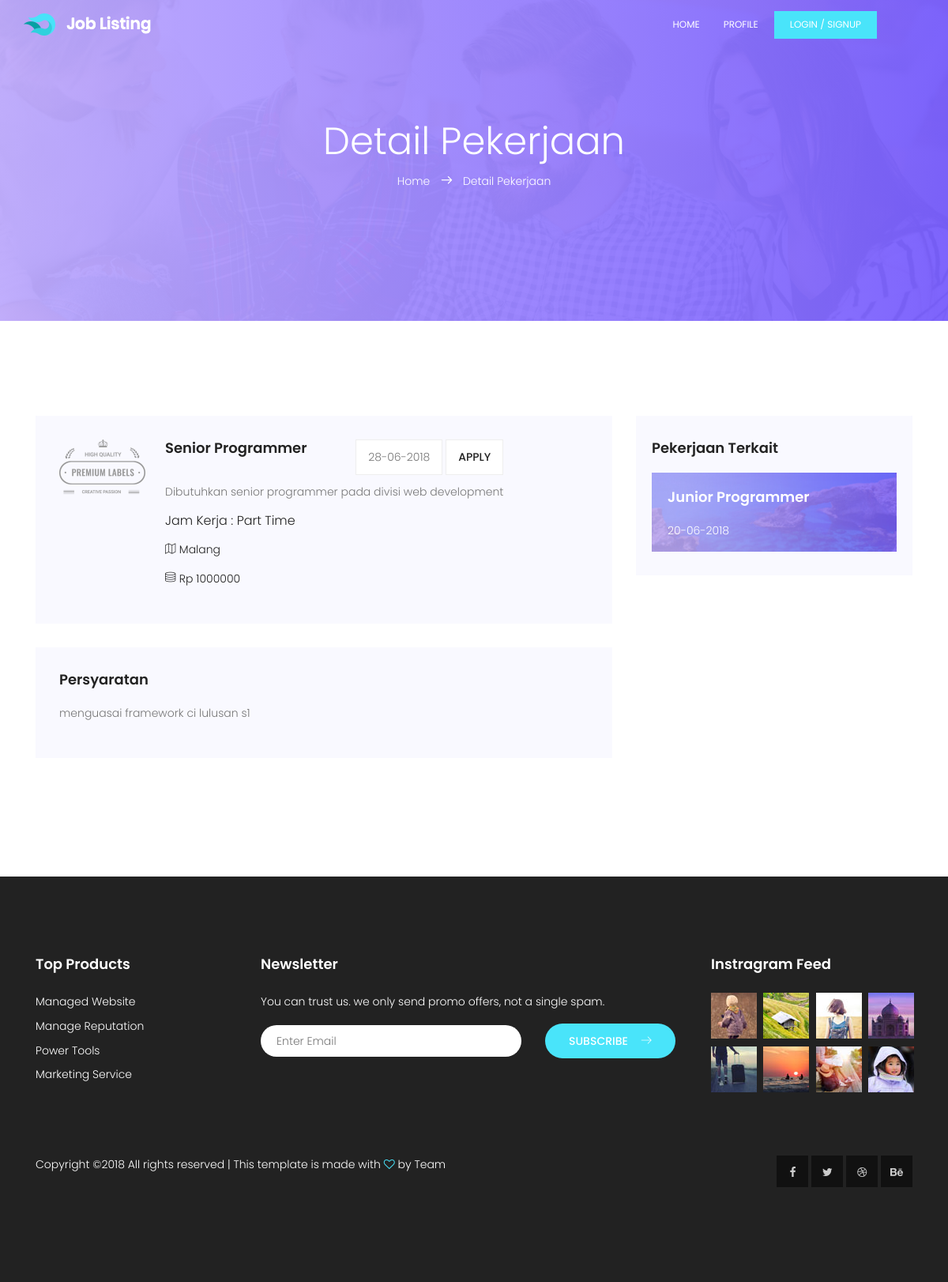
/index.php/home/single/2, run on the app's committed database.
### tables this page shows
CREATE TABLE `lowongan` (
  `idLowongan` int(11) NOT NULL,
  `lowongan` varchar(50) NOT NULL,
  `deskripsi` varchar(255) NOT NULL,
  `persyaratan` varchar(255) NOT NULL,
  `idPerusahaan` int(11) NOT NULL,
  `tglPost` date NOT NULL,
  `status` enum('buka','tutup') NOT NULL,
  `gaji` int(11) NOT NULL,
  `kota` varchar(25) NOT NULL,
  `jamKerja` enum('Full Time','Part Time','Magang') NOT NULL,
  `kuota` int(11) NOT NULL,
  `fkKategori` int(11) NOT NULL
);

### application/controllers/home.php (called while the page is built, shortened)
<?php
class Home extends CI_Controller {
	var $data;
	public function __construct()
	{
		$this->load->model('lowongan');
		$this->load->model('user');
	}
	public function single($id)
	{
		$data['userMasuk'] = $this->data;
		$data['lowongan'] = $this->lowongan->getLowongan($id);
		$data['lowonganTerkait'] = $this->lowongan->getLowongan('', $id, $data['lowongan'][0]->fkKategori);
		$this->load->view('home/single', $data);
	}
}

### index.php (called while the page is built, shortened)
<?php
require_once BASEPATH.'core/CodeIgniter.php';

### application/models/lowongan.php (called while the page is built, shortened)
<?php
class Lowongan extends CI_Model {
	public function getLowongan($get, $getkat = 0, $kategori = 0)
	{
		$this->db->join('perusahaan', 'lowongan.idPerusahaan = perusahaan.idPerusahaan', 'left');
		$this->db->where('status', 'buka');
		$this->db->where('kuota >', 0);
		if ($get > 0) {
			$this->db->where('idLowongan', $get);
		}
		if ($kategori > 0) {
			$this->db->where('idLowongan !=', $getkat);
			$this->db->where('fkKategori', $kategori);
		}
		$query = $this->db->get('lowongan');
		if ($get == 'num') {
			return $query->num_rows();
		} else {
			return $query->result();
		}
	}
}

### application/views/home/single.php (the view, shortened to what this page needs)
<!DOCTYPE html>
<html lang="id" class="no-js">
	<head>
		<?php include 'head.php'; ?>
	</head>
	<body>
		<?php include 'header.php'; ?>
		<section class="banner-area relative" id="home">
			<div class="overlay overlay-bg"></div>
			<div class="container">
				<div class="row d-flex align-items-center justify-content-center">
					<div class="about-content col-lg-12">
						<h1 class="text-white">
							Detail Pekerjaan
						</h1>
						<p class="text-white link-nav"><a href="<?= base_url('index.php/home') ?>">Home </a>  <span class="lnr lnr-arrow-right"></span>  <a href="<?= base_url('index.php/home/single/'.$this->uri->segment(3)) ?>"> Detail Pekerjaan</a></p>
					</div>
				</div>
			</div>
		</section>
		<section class="post-area section-gap">
			<div class="container">
				<div class="row justify-content-center d-flex">
					<div class="col-lg-8 post-list">
						<div class="single-post d-flex flex-row">
							<div class="thumb">
								<img src="<?= base_url('assets/home/img/post.png') ?>">
							</div>
							<div class="details">
								<div class="title d-flex flex-row justify-content-between">
									<div class="titles">
										<h4><?= $lowongan[0]->lowongan ?></h4>
										<br>
									</div>
									<ul class="btns">
										<li><?= date('d-m-Y', strtotime($lowongan[0]->tglPost)) ?></li>
										<li><a href="<?= base_url('') ?>">Apply</a></li>
									</ul>
								</div>
								<p>
									<?= $lowongan[0]->deskripsi ?>
								</p>
								<h5>Jam Kerja : <?= $lowongan[0]->jamKerja ?></h5>
								<p class="address">
									<span class="lnr lnr-map"></span> <?= $lowongan[0]->kota ?>
								</p>
								<p class="address">
									<span class="lnr lnr-database"></span> Rp <?= $lowongan[0]->gaji ?>
								</p>
							</div>
						</div>
						<div class="single-post job-details">
							<h4 class="single-title">Persyaratan</h4>
							<p>
								<?= $lowongan[0]->persyaratan ?>
							</p>
						</div>
					</div>
					<div class="col-lg-4 sidebar">
						<div class="single-slidebar">
							<h4>Pekerjaan Terkait</h4>
							<?php foreach ($lowonganTerkait as $value): ?>
								<div class="blog-list">
									<div class="single-blog " style="background:#000 url(<?= base_url('assets/home/') ?>img/blog1.jpg);">
										<a href="<?= base_url('index.php/home/single/'.$value->idLowongan) ?>"><h4><?= $value->lowongan ?></h4></a>
										<div class="meta justify-content-between d-flex">
											<p>
												<?= date('d-m-Y', strtotime($value->tglPost)) ?>
											</p>
										</div>
									</div>
								</div>
							<?php endforeach ?>
						</div>
					</div>
				</div>
			</div>
		</section>
		<?php include 'foot.php'; ?>
	</body>
</html>

### assets/home/css/main.css (style rules this page uses)
body { color: #777777; font-family: "Poppins", sans-serif; font-size: 14px; font-weight: 300; line-height: 1.625em; position: relative; }
ol, ul { margin: 0; padding: 0; list-style: none; }
a { -webkit-transition: all 0.3s ease 0s; -moz-transition: all 0.3s ease 0s; -o-transition: all 0.3s ease 0s; transition: all 0.3s ease 0s; }
a, a:focus, a:hover { text-decoration: none; outline: 0; }
h1, h2, h3, h4, h5, h6 { font-family: "Poppins", sans-serif; color: #222222; line-height: 1.2em !important; margin-bottom: 0; margin-top: 0; font-weight: 600; }
h1, .h1 { font-size: 36px; }
h4, .h4 { font-size: 18px; }
h5, .h5 { font-size: 16px; }
.text-white { color: #fff; }
.relative { position: relative; }
.overlay { position: absolute; left: 0; right: 0; top: 0; bottom: 0; }
h1 { font-size: 36px; }
h4 { font-size: 18px; }
h5 { font-size: 16px; }
h1, h2, h3, h4, h5, h6 { line-height: 1.5em; }
.section-gap { padding: 120px 0; }
.p1-gradient-bg, .banner-area .overlay-bg, .sidebar .single-slidebar .cat-list li:hover, .callto-action-area, .single-price:hover .price-bottom, .single-service:hover, .submit-right, .submit-left, .contact-btns, .form-area .primary-btn { background-image: -moz-linear-gradient(0deg, #bfacff 0%, #795fff 100%); background-image: -webkit-linear-gradient(0deg, #bfacff 0%, #795fff 100%); background-image: -ms-linear-gradient(0deg, #bfacff 0%, #795fff 100%); }
.banner-area { background: url(../img/header-bg.jpg) center; background-size: cover; }
.banner-area .overlay-bg { opacity: .95; }
.post-list .single-post { padding: 30px; background-color: #f9f9ff; margin-bottom: 30px; }
.post-list .single-post h5 { color: #222; font-weight: 300; margin-bottom: 15px; }
.post-list .single-post .address { color: #222; margin-bottom: 15px; }
.post-list .single-post .btns li { display: inline-block; background-color: #fff; border: 1px solid #eee; padding: 10px 15px; -webkit-transition: all 0.3s ease 0s; -moz-transition: all 0.3s ease 0s; -o-transition: all 0.3s ease 0s; transition: all 0.3s ease 0s; }
.post-list .single-post .btns li i, .post-list .single-post .btns li a { text-transform: uppercase; font-weight: 500; color: #222; }
.sidebar .single-slidebar { background-color: #f9f9ff; padding: 30px 20px; margin-bottom: 30px; }
.sidebar .single-slidebar h4 { margin-bottom: 20px; }
.sidebar .single-blog { background-size: cover !important; padding: 0px 20px; margin-bottom: 30px; }
.sidebar .single-blog:last-child { margin-bottom: 0px; }
.sidebar .single-blog h4 { color: #fff; padding-top: 20px; }
.sidebar .single-blog .meta p { color: #fff; }
.link-nav { margin-top: 10px; }
.about-content { padding: 150px 0px; text-align: center; }
.about-content h1 { font-size: 48px; font-weight: 300; }
.about-content a { color: #fff; font-weight: 300; font-size: 14px; }
.about-content .lnr { margin: 0px 10px; font-weight: 600; }
.single-title { margin-bottom: 20px; }
.single-post .thumb { margin-right: 25px; }
.single-post { margin-bottom: 30px; }
.single-post .title h4 { margin-bottom: 10px; }

### data on the page
lowongan: lowongan "Senior Programmer", tglPost "28-06-2018", deskripsi "Dibutuhkan senior programmer pada divisi web development", jamKerja "Part Time", kota "Malang", gaji "1000000", persyaratan "menguasai framework ci lulusan s1"
lowongan: lowongan "Junior Programmer", tglPost "20-06-2018"
